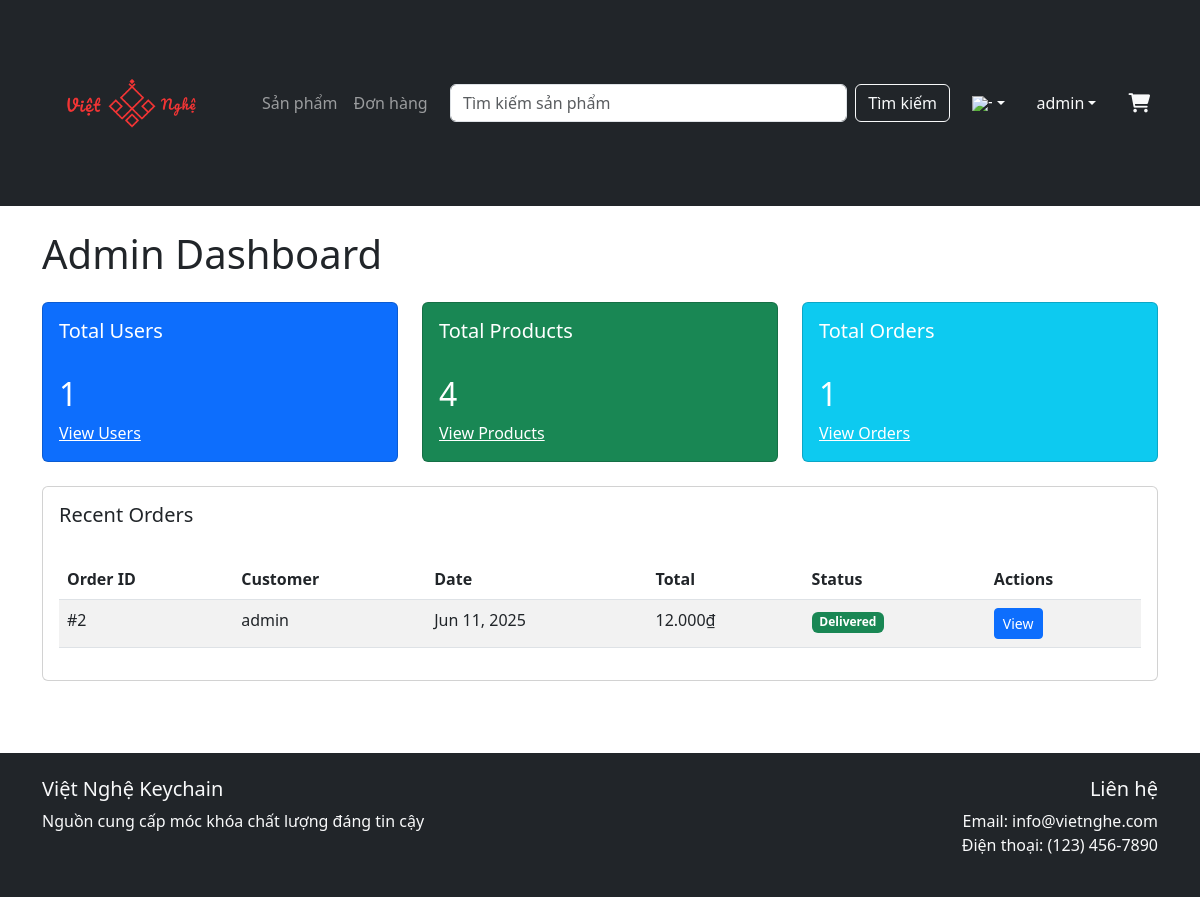
Page /admin (signed in) on the earlier database version.
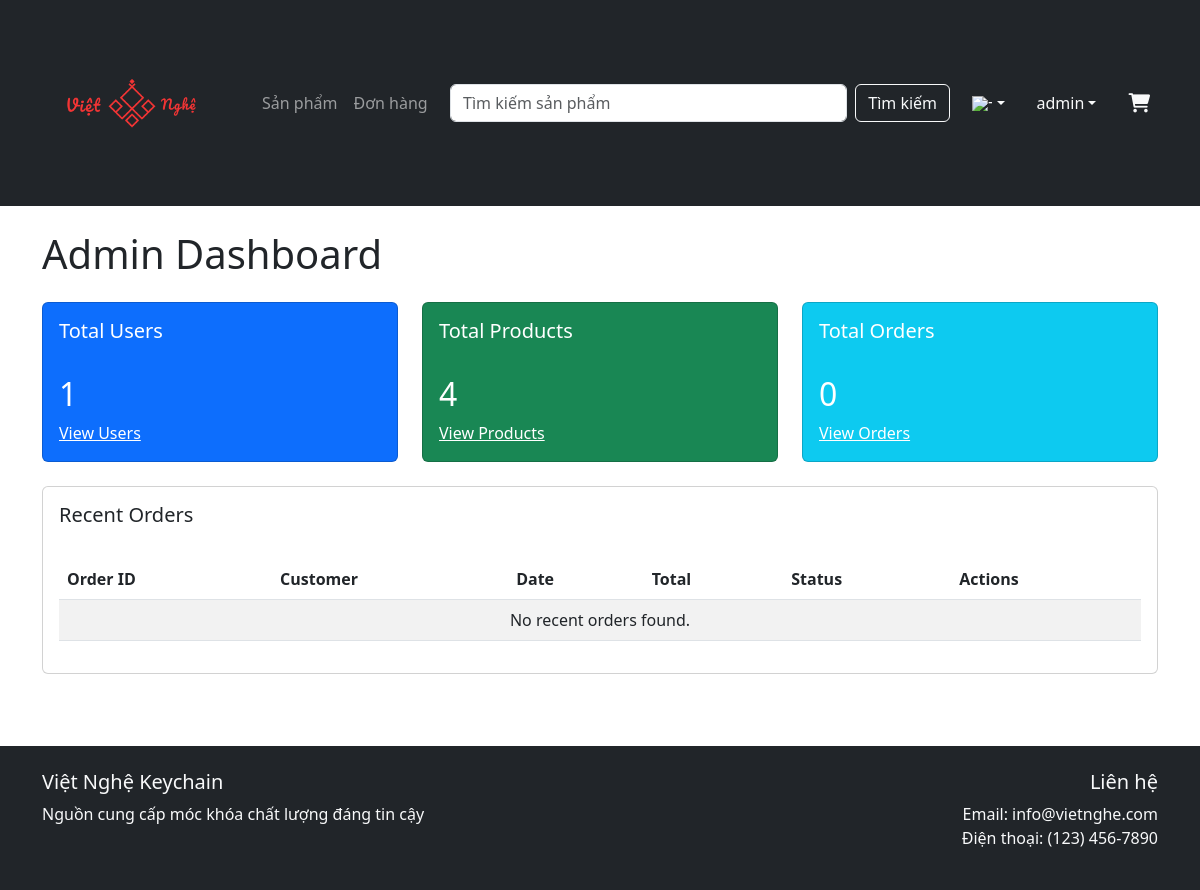
Same page on the later database version.
### tables this page shows
CREATE TABLE `orders` (
  `order_id` int(11) NOT NULL,
  `user_id` int(11) NOT NULL,
  `cart_id` int(11) NOT NULL,
  `processed_by` int(11) DEFAULT NULL,
  `order_date` datetime DEFAULT current_timestamp(),
  `total_amount` decimal(8,2) NOT NULL,
  `status` enum('pending','processing','shipped','delivered','cancelled') DEFAULT 'pending',
  `shipping_address` varchar(200) DEFAULT NULL
);

CREATE TABLE `users` (
  `user_id` int(11) NOT NULL,
  `username` varchar(50) NOT NULL,
  `email` varchar(100) NOT NULL,
  `password` varchar(100) NOT NULL,
  `role` enum('admin','staff','customer') DEFAULT 'customer',
  `first_name` varchar(50) DEFAULT NULL,
  `last_name` varchar(50) DEFAULT NULL,
  `phone` varchar(20) DEFAULT NULL,
  `address` varchar(200) DEFAULT NULL,
  `created_at` datetime DEFAULT current_timestamp(),
  `last_login` datetime DEFAULT NULL
);

### controllers/Controller.php (called while the page is built, shortened)
<?php
abstract class Controller {
    protected function render($view, $data = []) {
        extract($data);
        $viewPath = __DIR__ . "/../views/{$view}.php";
        require $viewPath;
        $content = ob_get_clean();
        require __DIR__ . "/../views/layouts/main.php";
    }
}

### controllers/AdminController.php (called while the page is built, shortened)
<?php
require_once __DIR__ . '/Controller.php';
require_once __DIR__ . '/../models/Order.php';
class AdminController extends Controller {
    private $userModel;
    private $productModel;
    private $orderModel;
    public function __construct() {
        $this->userModel = new User();
        $this->productModel = new Product();
        $this->orderModel = new Order();
    }
    public function index() {
        $this->render('admin/dashboard', [
            'totalUsers' => $this->userModel->count(),
            'totalProducts' => $this->productModel->count(),
            'totalOrders' => $this->orderModel->count(),
            'recentOrders' => $this->orderModel->getRecentOrders(5)
        ]);
    }
    protected function getStatusBadgeClass($status) {
        switch ($status) {
            case 'delivered':
                return 'success';
        }
    }
}

### models/Model.php (called while the page is built, shortened)
<?php
class Model {
    public function __construct() {
        global $db;
        $this->db = $db;
    }
}

### models/Order.php (called while the page is built, shortened)
<?php
require_once __DIR__ . '/Model.php';
class Order extends Model {
    protected $table = 'orders';
    public function getRecentOrders($limit = 5) {
        $sql = "SELECT o.*, u.first_name, u.last_name, u.email as customer_email
                FROM {$this->table} o
                JOIN users u ON o.user_id = u.user_id
                ORDER BY o.order_date DESC
                LIMIT ?";
        $stmt = $this->db->prepare($sql);
        $stmt->bind_param("i", $limit);
        $stmt->execute();
        $result = $stmt->get_result();
        return $result->fetch_all(MYSQLI_ASSOC);
    }
}

### config/helpers.php (called while the page is built, shortened)
<?php
function getCurrentLanguage() {
    return isset($_SESSION['language']) ? $_SESSION['language'] : 'vi';
}
function __($key) {
    $languages = require __DIR__ . '/languages.php';
    $currentLang = getCurrentLanguage();
    return $languages[$currentLang][$key] ?? $key;
}
function getLanguageOptions() {
    return [
        'en' => [
            'name' => 'English',
            'flag' => 'gb'
        ],
        'vi' => [
            'name' => 'Tiếng Việt',
            'flag' => 'vn'
        ]
    ];
}
function formatCurrency($amount, $currency = 'VND') {
    if ($currency === 'VND') {
        return number_format($amount, 0, ',', '.') . '₫';
    } else {
        return '$' . number_format($amount, 2, '.', ',');
    }
}

### views/admin/dashboard.php (the view)
<div class="row">
    <div class="col-12">
        <h1 class="mb-4">Admin Dashboard</h1>
    </div>
</div>
<div class="row mb-4">
    <div class="col-md-4">
        <div class="card bg-primary text-white h-100">
            <div class="card-body">
                <h5 class="card-title">Total Users</h5>
                <h2 class="card-text"><?php echo $totalUsers; ?></h2>
                <a href="<?= $this->basePath ?>/admin/users" class="text-white">View Users <i class="bi bi-arrow-right"></i></a>
            </div>
        </div>
    </div>
    <div class="col-md-4">
        <div class="card bg-success text-white h-100">
            <div class="card-body">
                <h5 class="card-title">Total Products</h5>
                <h2 class="card-text"><?php echo $totalProducts; ?></h2>
                <a href="<?= $this->basePath ?>/admin/products" class="text-white">View Products <i class="bi bi-arrow-right"></i></a>
            </div>
        </div>
    </div>
    <div class="col-md-4">
        <div class="card bg-info text-white h-100">
            <div class="card-body">
                <h5 class="card-title">Total Orders</h5>
                <h2 class="card-text"><?php echo $totalOrders; ?></h2>
                <a href="<?= $this->basePath ?>/admin/orders" class="text-white">View Orders <i class="bi bi-arrow-right"></i></a>
            </div>
        </div>
    </div>
</div>
<div class="row">
    <div class="col-12">
        <div class="card">
            <div class="card-body">
                <h5 class="card-title">Recent Orders</h5>
                <div class="table-responsive">
                    <table class="table table-striped">
                        <thead>
                            <tr>
                                <th>Order ID</th>
                                <th>Customer</th>
                                <th>Date</th>
                                <th>Total</th>
                                <th>Status</th>
                                <th>Actions</th>
                            </tr>
                        </thead>
                        <tbody>
                            <?php if (empty($recentOrders)): ?>
                                <tr>
                                    <td colspan="6" class="text-center">No recent orders found.</td>
                                </tr>
                            <?php else: ?>
                                <?php foreach ($recentOrders as $order): ?>
                                    <tr>
                                        <td>#<?php echo $order['order_id']; ?></td>
                                        <td><?php echo htmlspecialchars($order['first_name'] . ' ' . $order['last_name']); ?></td>
                                        <td><?php echo date('M d, Y', strtotime($order['order_date'])); ?></td>
                                        <td><?php echo formatCurrency($order['total_amount']); ?></td>
                                        <td>
                                            <span class="badge bg-<?php echo $this->getStatusBadgeClass($order['status']); ?>">
                                                <?php echo ucfirst($order['status']); ?>
                                            </span>
                                        </td>
                                        <td>
                                            <a href="<?= $this->basePath ?>/admin/orders/<?php echo $order['order_id']; ?>"
                                               class="btn btn-sm btn-primary">View</a>
                                        </td>
                                    </tr>
                                <?php endforeach; ?>
                            <?php endif; ?>
                        </tbody>
                    </table>
                </div>
            </div>
        </div>
    </div>
</div>

### index.php (shortened to what this page needs)
<?php
require_once BASE_PATH . '/config/helpers.php';
$request_uri = isset($_GET['url']) ? $_GET['url'] : '';
$request_uri = rtrim($request_uri, '/');
$segments = explode('/', trim($request_uri, '/'));
$action = $segments[1] ?? 'index';
switch ($segments[0]) {
    case 'admin':
        $controller = new AdminController();
        switch ($action) {
            default:
                $controller->index();
        }
        break;
}

### views/layouts/main.php (shortened to what this page needs)
<!DOCTYPE html>
<html lang="<?= getCurrentLanguage() ?>">
<head>
    <link href="https://cdn.jsdelivr.net/npm/bootstrap@5.3.0/dist/css/bootstrap.min.css" rel="stylesheet">
    <link href="https://cdnjs.cloudflare.com/ajax/libs/font-awesome/6.0.0/css/all.min.css" rel="stylesheet">
    <link rel="stylesheet" href="<?= $this->basePath ?>/public/css/style.css">
</head>
<body>
    <nav class="navbar navbar-expand-lg navbar-dark bg-dark">
        <div class="container">
            <div class="nav-left">
                <a class="navbar-brand" href="<?= $this->basePath ?>/">
                    <img src="<?= $this->basePath ?>/public/images/logo/logo-transparent.png" alt="Việt Nghệ Keychain" height="180">
                </a>
                <div class="collapse navbar-collapse" id="navbarNav">
                    <div class="nav-left">
                        <ul class="navbar-nav">
                            <li class="nav-item">
                                <a class="nav-link" href="<?= $this->basePath ?>/products"><?= __('products') ?></a>
                            </li>
                            <li class="nav-item">
                                <a class="nav-link" href="<?= $this->basePath ?>/orders"><?= __('orders') ?></a>
                            </li>
                        </ul>
                    </div>
                </div>
            </div>
            <div class="search-container">
                <form class="d-flex" action="<?= $this->basePath ?>/products/search" method="GET">
                    <input class="form-control me-2" type="search" name="keyword" placeholder="<?= __('search') ?>">
                    <button class="btn btn-outline-light" type="submit"><?= __('search_button') ?></button>
                </form>
            </div>
            <div class="nav-right">
                <div class="dropdown">
                    <a class="nav-link dropdown-toggle text-light" href="#" id="languageDropdown" role="button" data-bs-toggle="dropdown" aria-expanded="false">
                        <img src="https://flagcdn.com/w20/<?= getLanguageOptions()[getCurrentLanguage()]['flag'] ?>.png"
                             srcset="https://flagcdn.com/w40/<?= getLanguageOptions()[getCurrentLanguage()]['flag'] ?>.png 2x"
                             width="20"
                             height="15"
                             alt="<?= getLanguageOptions()[getCurrentLanguage()]['name'] ?>">
                    </a>
                </div>
                <?php if (isset($_SESSION['user'])): ?>
                    <div class="dropdown">
                        <a class="nav-link dropdown-toggle text-light" href="#" id="userDropdown" role="button" data-bs-toggle="dropdown" aria-expanded="false">
                            <?php echo htmlspecialchars($_SESSION['user']['first_name'] . ' ' . $_SESSION['user']['last_name']); ?>
                        </a>
                    </div>
                    <a class="nav-link position-relative text-light" href="<?= $this->basePath ?>/cart">
                        <i class="fas fa-shopping-cart"></i>
                    </a>
                <?php else: ?>
                    <a class="nav-link text-light" href="<?= $this->basePath ?>/login"><?= __('login') ?></a>
                    <a class="btn btn-outline-light" href="<?= $this->basePath ?>/register"><?= __('register') ?></a>
                <?php endif; ?>
            </div>
        </div>
    </nav>
    <main class="container my-4">
        <?php echo $content; ?>
    </main>
    <footer class="bg-dark text-light py-4 mt-5">
        <div class="container">
            <div class="row">
                <div class="col-md-6">
                    <h5>Việt Nghệ Keychain</h5>
                    <p><?= __('trusted_source') ?></p>
                </div>
                <div class="col-md-6 text-md-end">
                    <h5><?= __('contact_us') ?></h5>
                    <p><?= __('email') ?>: info@vietnghe.com<br><?= __('phone') ?>: (123) 456-7890</p>
                </div>
            </div>
        </div>
    </footer>
</body>
</html>

### public/css/style.css (style rules this page uses)
html, body { height: 100%; margin: 0; }
body { display: flex; flex-direction: column; min-height: 100vh; }
main { flex: 1 0 auto; }
footer { flex-shrink: 0; }
.navbar-brand img { height: 180px; width: auto; }
.navbar .container { display: flex; align-items: center; }
.navbar-brand { margin-right: 2rem; }
.nav-left { display: flex; align-items: center; }
.search-container { flex-grow: 1; max-width: 500px; margin: 0 auto; }
.nav-right { display: flex; align-items: center; gap: 1rem; }
.nav-right .nav-link { padding: 0.5rem; display: flex; align-items: center; }
.nav-link, .dropdown-item { white-space: nowrap; min-width: max-content; }
.card { height: 100%; display: flex; flex-direction: column; }
.card-body { flex: 1; display: flex; flex-direction: column; }
.card-title { min-height: 3rem; overflow: hidden; text-overflow: ellipsis; display: -webkit-box; -webkit-line-clamp: 2; -webkit-box-orient: vertical; }
.card-text { flex: 1; overflow: hidden; text-overflow: ellipsis; display: -webkit-box; -webkit-line-clamp: 3; -webkit-box-orient: vertical; }
.btn { white-space: nowrap; min-width: max-content; }
.fa-shopping-cart { font-size: 1.2rem; }

Differences in the rows shown:
removed orders: order_id "2", user.last_name "admin", order_date "Jun 11, 2025", total_amount "12.000₫", status "Delivered"
Other differences:
$totalOrders: "1" → "0"
text now shown: "No recent orders found."
